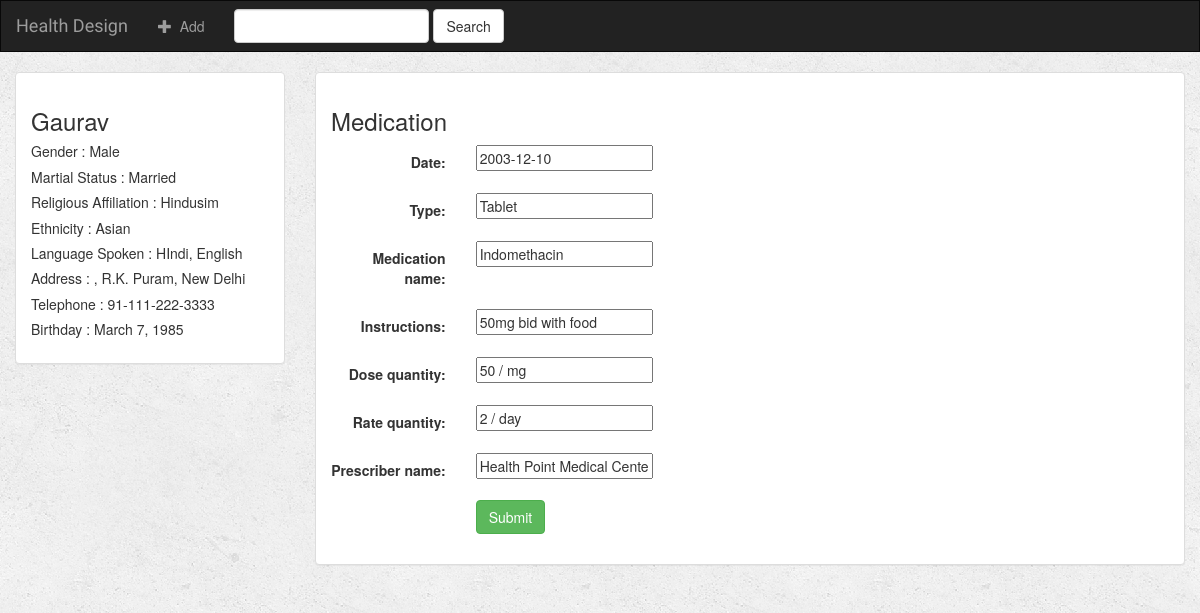
Page /10/5/update-medication/ on the committed database.
### HealthDesign/models.py (models this page shows)
class Demographics(models.Model):
    first_name = models.CharField(max_length=30)
    last_name = models.CharField(max_length=30)
    gender = models.CharField(max_length=6)
    martial_status = models.CharField(max_length=10)
    religious_affiliation = models.CharField(max_length=10)
    ethnicity = models.CharField(max_length=30)
    language_spoken = models.CharField(max_length=50)
    address = models.CharField(max_length=100)
    telephone = models.CharField(max_length=20)
    birthday = models.DateField()

class Medication(models.Model):
    demographics = models.ForeignKey(Demographics, on_delete=models.CASCADE)
    date = models.DateField()
    type = models.CharField(max_length=50)
    medication_name = models.CharField(max_length=50)
    instructions = models.CharField(max_length=100)
    dose_quantity = models.CharField(max_length=50)
    rate_quantity = models.CharField(max_length=50)
    prescriber_name = models.CharField(max_length=50)

### HealthDesign/views.py (the view)
# urls.py: url(r'(?P<demographics_id>[0-9]+)/(?P<medication_id>[0-9]+)/update-medication/$', views.medication_update, name='medication-update'),
def medication_update(request, demographics_id, medication_id):
    demographics = get_object_or_404(Demographics, pk=demographics_id)
    medication = get_object_or_404(Medication, pk=medication_id)
    form = MedicationForm(request.POST or None, request.FILES or None, instance=medication)
    if form.is_valid():
        medication = form.save(commit=False)
        medication.demographics = demographics
        medication.save()
        return render(request, 'HealthDesign/detail.html', {'demographics': demographics})
    context = {
        "form": form,
        "demographics": demographics
    }
    return render(request, 'HealthDesign/medication_form.html', context)

### HealthDesign/forms.py
class MedicationForm(forms.ModelForm):
    class Meta:
        model = Medication
        fields = ['date', 'type', 'medication_name', 'instructions', 'dose_quantity', 'rate_quantity', 'prescriber_name']

### HealthDesign/templates/HealthDesign/medication_form.html (shortened to what this page needs)
{% extends 'HealthDesign/base.html' %}
{% block body %}
<div class="container-fluid">
    <div class="row">
        <div class="col-sm-4 col-md-3">
            <div class="panel panel-default">
                <div class="panel-body">
                    <h3>{{ demographics.first_name }} {{ demographics.Last_name }}</h3>
                    <h5> Gender : {{ demographics.gender }}</h5>
                    <h5> Martial Status : {{ demographics.martial_status }}</h5>
                    <h5> Religious Affiliation : {{ demographics.religious_affiliation }}</h5>
                    <h5> Ethnicity : {{ demographics.ethnicity }}</h5>
                    <h5> Language Spoken : {{ demographics.language_spoken }}</h5>
                    <h5> Address : {{ demographics.address }}</h5>
                    <h5> Telephone : {{ demographics.telephone }}</h5>
                    <h5> Birthday : {{ demographics.birthday }}</h5>
                </div>
            </div>
        </div>
        <div class="col-sm-8 col-md-9">
            <div class="panel panel-default">
                <div class="panel-body">
                    <h3>Medication</h3>
                    <form class="form-horizontal" role="form" action="" method="post" enctype="multipart/form-data">
                        {% include 'HealthDesign/form_template.html' %}
                        <div class="form-group">
                            <div class="col-sm-offset-2 col-sm-10">
                                <button type="submit" class="btn btn-success">Submit</button>
                            </div>
                        </div>
                    </form>
                </div>
            </div>
        </div>
    </div>
</div>
{% endblock %}

### HealthDesign/templates/HealthDesign/form_template.html (shortened to what this page needs)
{% for field in form %}
    <div class="form-group">
        <div class="col-sm-offset-2 col-sm-10">
        </div>
        <label class="control-label col-sm-2">{{ field.label_tag }}</label>
        <div class="col-sm-10">{{ field }}</div>
    </div>
{% endfor %}

### HealthDesign/static/HealthDesign/style.css (style rules this page uses)
body { background: white url("images/background.png"); }

### rows in the picture
Demographics: first_name "Gaurav", gender "Male", martial_status "Married", religious_affiliation "Hindusim", ethnicity "Asian", language_spoken "HIndi, English", address ", R.K. Puram, New Delhi", telephone "91-111-222-3333", birthday "March 7, 1985"
Medication: form "2003-12-10" "Tablet" "Indomethacin" "50mg bid with food" "50 / mg" "2 / day" "Health Point Medical Center"

### other values in the picture
{{ field.label_tag }} "Date:" "Type:" "Medication name:" "Instructions:" "Dose quantity:" "Rate quantity:" "Prescriber name:"
